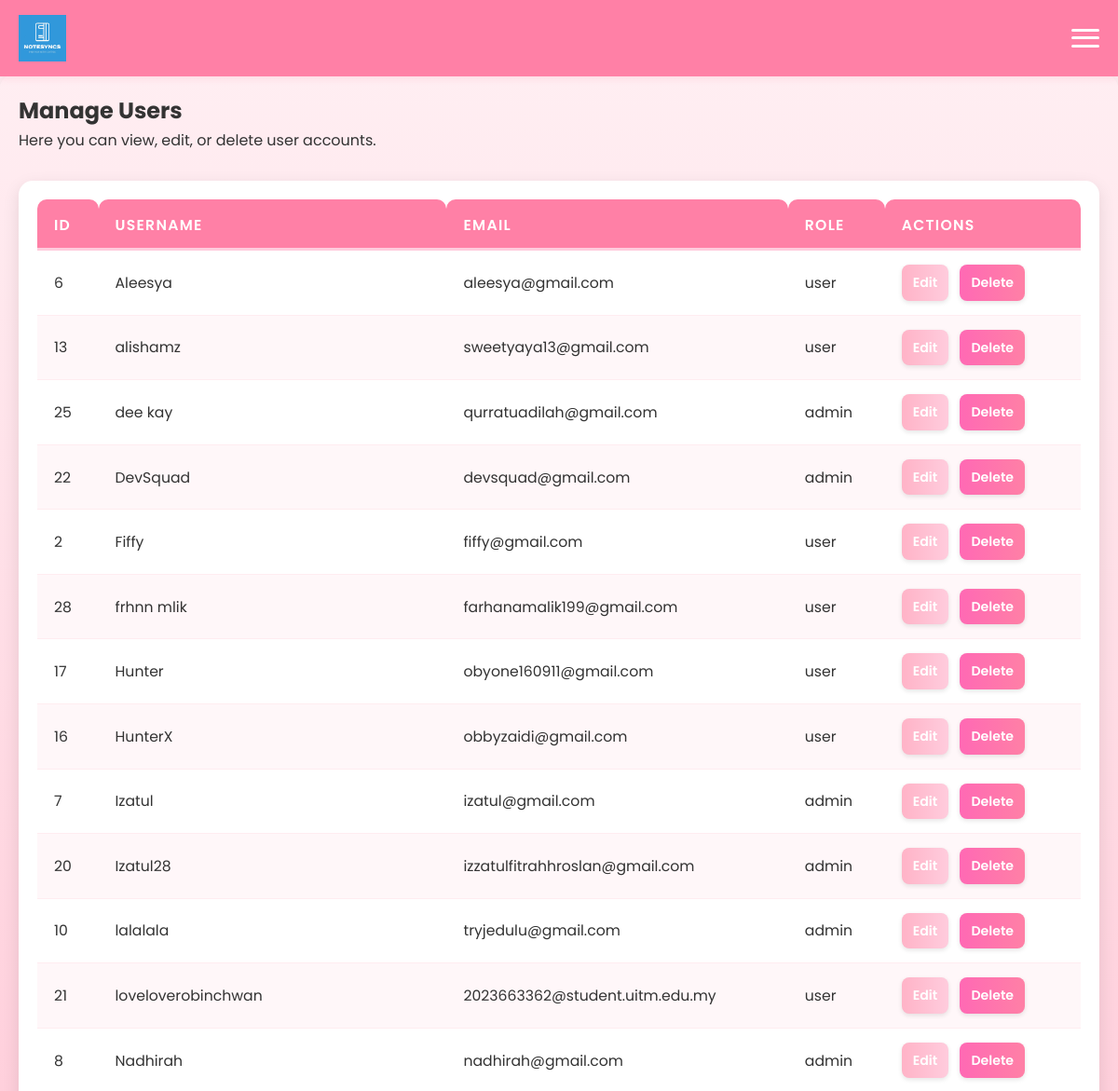
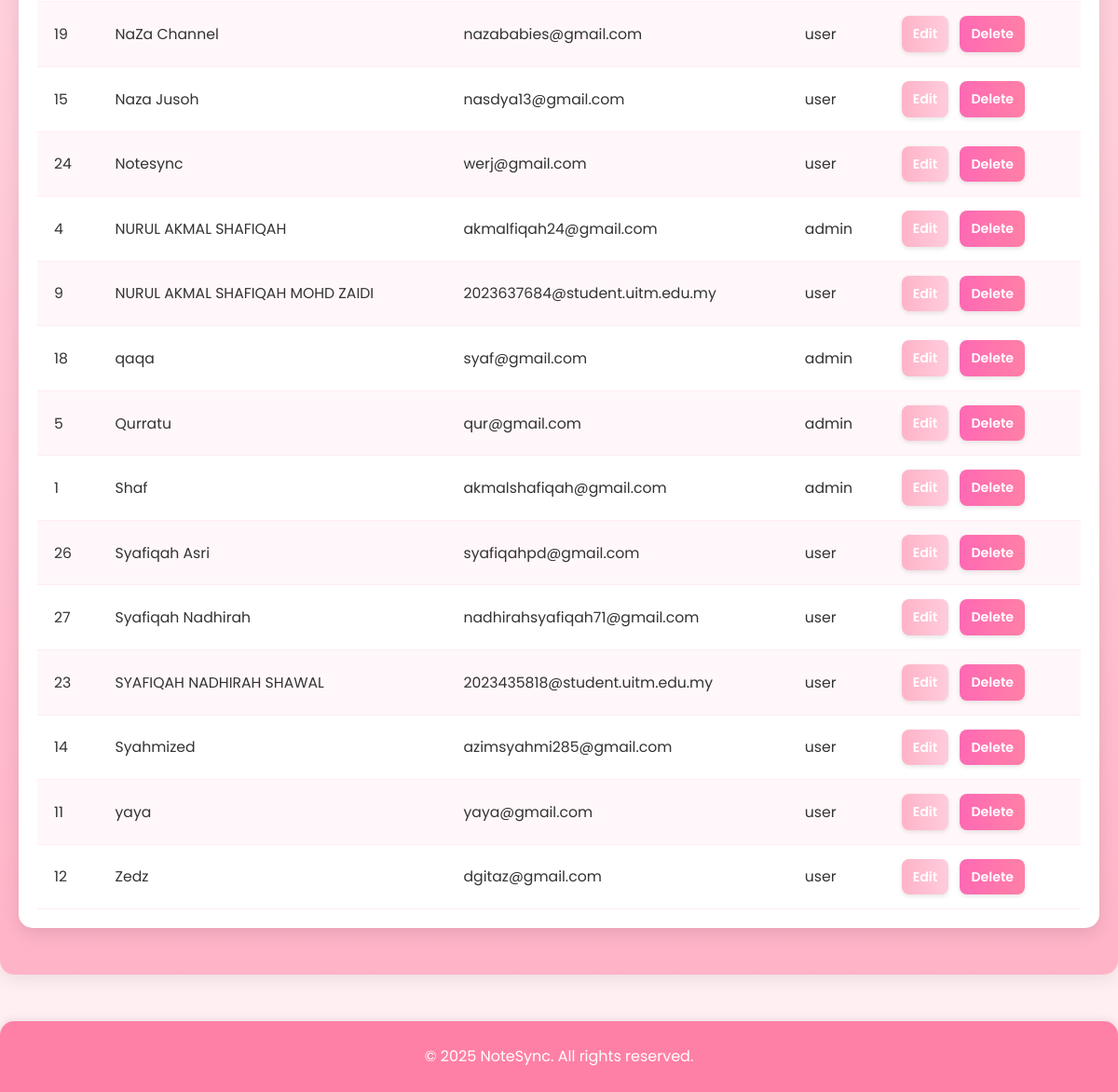
The page /admin/manage-users.php (signed in) on the database its author committed (2 pictures, top to bottom).
### tables this page shows
CREATE TABLE `users` (
  `id` int(11) NOT NULL,
  `username` varchar(50) NOT NULL,
  `email` varchar(100) NOT NULL,
  `user_role` varchar(50) NOT NULL,
  `password` varchar(255) NOT NULL,
  `role` enum('user','admin') DEFAULT 'user',
  `google_id` varchar(255) DEFAULT NULL,
  `created_at` timestamp NULL DEFAULT current_timestamp(),
  `last_login` timestamp NULL DEFAULT current_timestamp(),
  `profile_picture` varchar(255) DEFAULT NULL
);

### admin/manage-users.php (the view, shortened to what this page needs)
<?php
require_once '../includes/db_connect.php';
require_once '../includes/header.php';
?>
<div class="container mt-4">
    <h2>Manage Users</h2>
    <p>Here you can view, edit, or delete user accounts.</p>
    <div class="table-responsive">
        <?php
        $sql_users = "SELECT id, username, email, role FROM users ORDER BY username ASC";
        if ($stmt = $conn->prepare($sql_users)) {
            $stmt->execute();
            $result_users = $stmt->get_result();
            if ($result_users && $result_users->num_rows > 0) {
                echo "<table class='notes-table'>";
                echo "<thead><tr><th>ID</th><th>Username</th><th>Email</th><th>Role</th><th>Actions</th></tr></thead>";
                echo "<tbody>";
                while ($user = $result_users->fetch_assoc()) {
                    echo "<tr>";
                    echo "<td>" . htmlspecialchars($user['id']) . "</td>";
                    echo "<td>" . htmlspecialchars($user['username']) . "</td>";
                    echo "<td>" . htmlspecialchars($user['email']) . "</td>";
                    echo "<td>" . htmlspecialchars($user['role']) . "</td>";
                    echo "<td>";
                    echo "<a href='edit-user.php?id=" . htmlspecialchars($user['id']) . "' class='btn btn-info'>Edit</a> ";
                    echo "<a href='delete-user.php?id=" . htmlspecialchars($user['id']) . "' class='btn btn-danger' onclick='return confirm(\"Are you sure you want to delete this user?\");'>Delete</a>";
                    echo "</td>";
                    echo "</tr>";
                }
                echo "</tbody>";
                echo "</table>";
            } else {
                echo "<p>No users found.</p>";
            }
        } else {
            echo "<p class='alert alert-danger'>Error preparing statement: " . $conn->error . "</p>";
        }
        ?>
    </div>
</div>
<?php require_once '../includes/footer.php'; ?>

### css/style.css (style rules this page uses)
:root { --primary-pink: #ff69b4; --secondary-pink: #ff80a6; --light-pink: #ffb3c7; --pale-pink: #ffccdd; --very-light-pink: #ffeef2; }
* { margin: 0; padding: 0; box-sizing: border-box; }
html { scroll-behavior: smooth; }
body { font-family: 'Poppins', sans-serif; margin: 0; padding: 0; background-color: #ffeef2; color: #333; line-height: 1.6; padding-top: 60px; }
.btn { display: inline-block; padding: 16px 25px; font-size: 1.2em; font-weight: 600; border-radius: 12px; cursor: pointer; text-decoration: none; text-align: center; transition: background-color 0.3s ease, transform 0.2s ease, box-shadow 0.3s ease; box-sizing: border-box; background-image: linear-gradient(45deg, #ff80a6, #ffb3c7); border: none; box-shadow: 0 4px 10px rgba(255, 128, 166, 0.3); }
.table-responsive { width: 100%; overflow-x: auto; margin-top: 30px; margin-bottom: 30px; border-radius: 15px; box-shadow: 0 6px 18px rgba(0, 0, 0, 0.1); background-color: #fff; padding: 20px; }
.notes-table, .user-management-table { width: 100%; border-collapse: collapse; margin: 0; font-size: 0.98em; min-width: 750px; }
.notes-table th, .user-management-table th, .notes-table td, .user-management-table td { padding: 15px 18px; text-align: left; border-bottom: 1px solid #ffecf0; }
.notes-table th, .user-management-table th { background-color: #ff80a6; color: #ffffff; font-weight: 600; text-transform: uppercase; letter-spacing: 0.08em; position: sticky; top: 0; z-index: 1; border-radius: 10px 10px 0 0; border-bottom: 3px solid #ffccdd; padding-bottom: 12px; }
.notes-table tbody tr:nth-child(even), .user-management-table tbody tr:nth-child(even) { background-color: #fff7f9; }
.notes-table td .btn, .user-management-table td .btn { padding: 8px 12px; font-size: 0.9em; margin-right: 8px; border-radius: 8px; display: inline-block; white-space: nowrap; box-shadow: 0 2px 5px rgba(0,0,0,0.1); transition: transform 0.2s ease, box-shadow 0.2s ease; }
.btn-info { background-color: #ffb3c7; color: white; border: none; background-image: linear-gradient(to right, #ffb3c7, #ffccdd); }
.btn-danger { background-color: #ff69b4; color: white; border: none; background-image: linear-gradient(to right, #ff69b4, #ff80a6); }

### rows shown on the page
users: id "6", username "Aleesya", email "aleesya@gmail.com", role "user"
users: id "13", username "alishamz", email "sweetyaya13@gmail.com", role "user"
users: id "25", username "dee kay", email "qurratuadilah@gmail.com", role "admin"
users: id "22", username "DevSquad", email "devsquad@gmail.com", role "admin"
users: id "2", username "Fiffy", email "fiffy@gmail.com", role "user"
users: id "28", username "frhnn mlik", email "farhanamalik199@gmail.com", role "user"
users: id "17", username "Hunter", email "obyone160911@gmail.com", role "user"
users: id "16", username "HunterX", email "obbyzaidi@gmail.com", role "user"
users: id "7", username "Izatul", email "izatul@gmail.com", role "admin"
users: id "20", username "Izatul28", email "izzatulfitrahhroslan@gmail.com", role "admin"
users: id "10", username "lalalala", email "tryjedulu@gmail.com", role "admin"
users: id "21", username "loveloverobinchwan", email "2023663362@student.uitm.edu.my", role "user"
users: id "8", username "Nadhirah", email "nadhirah@gmail.com", role "admin"
users: id "19", username "NaZa Channel", email "nazababies@gmail.com", role "user"
users: id "15", username "Naza Jusoh", email "nasdya13@gmail.com", role "user"
users: id "24", username "Notesync", email "werj@gmail.com", role "user"
users: id "4", username "NURUL AKMAL SHAFIQAH", email "akmalfiqah24@gmail.com", role "admin"
users: id "9", username "NURUL AKMAL SHAFIQAH MOHD ZAIDI", email "2023637684@student.uitm.edu.my", role "user"
users: id "18", username "qaqa", email "syaf@gmail.com", role "admin"
users: id "5", username "Qurratu", email "qur@gmail.com", role "admin"
users: id "1", username "Shaf", email "akmalshafiqah@gmail.com", role "admin"
users: id "26", username "Syafiqah Asri", email "syafiqahpd@gmail.com", role "user"
users: id "27", username "Syafiqah Nadhirah", email "nadhirahsyafiqah71@gmail.com", role "user"
users: id "23", username "SYAFIQAH NADHIRAH SHAWAL", email "2023435818@student.uitm.edu.my", role "user"
users: id "14", username "Syahmized", email "azimsyahmi285@gmail.com", role "user"
users: id "11", username "yaya", email "yaya@gmail.com", role "user"
users: id "12", username "Zedz", email "dgitaz@gmail.com", role "user"
